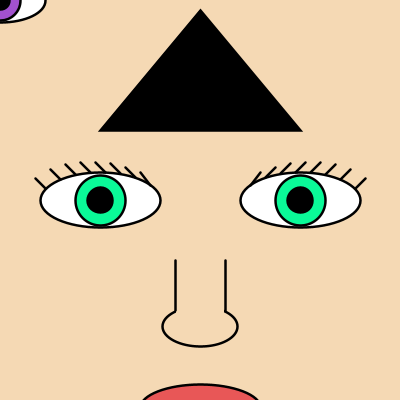
Frame 1 (no input)
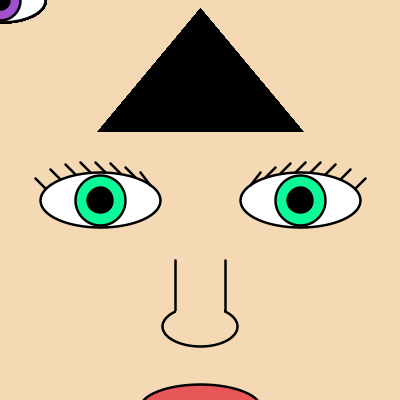
Frame 60 (the mouse pressed at the canvas centre just before this capture)
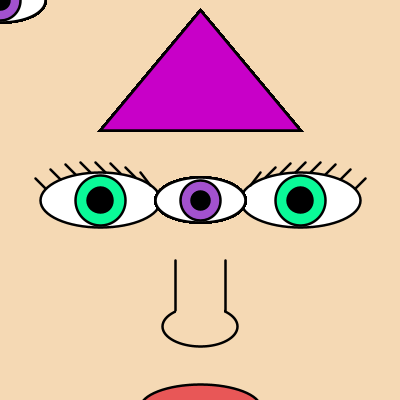
Frame 120 (the mouse held since frame 60 and released just before this capture)

The Processing sketch that drew these frames (run headless with seeded random() and noise(); from frame 60 on, the mouse is pressed at the canvas centre):

// Processing sketch: processing_161683
// ── processing_161683.pde

void setup() {
  size(400, 400);
  background(245, 217, 180);
  strokeWeight(2.5); 
  smooth();

  //left eye
  fill(255);
  ellipse(100, 200, 120, 55);
  //color
  fill(10, 250, 152);
  ellipse(100, 200, 50, 50);
  //pupil
  fill(0);
  ellipse(100, 200, 25, 25);
  //lashes
  line(45, 188, 35, 178);
  line(60, 179, 50, 169);
  line(75, 174, 65, 164); 
  line(90, 172, 80, 162);
  line(105, 172, 95, 162); 
  line(120, 173, 110, 163);
  line(135, 177, 125, 167); 
  line(150, 185, 140, 172);

  //right eye
  fill(255);
  ellipse(300, 200, 120, 55);
  //color
  fill(10, 250, 152);
  ellipse(300, 200, 50, 50);
  //pupil
  fill(0);
  ellipse(300, 200, 25, 25);
  //lashes
  line(250, 185, 260, 172);
  line(265, 177, 275, 167);
  line(280, 173, 290, 163);
  line(295, 172, 305, 162);
  line(310, 172, 320, 162);
  line(325, 174, 335, 164); 
  line(340, 179, 350, 169);
  line(355, 188, 365, 178);

  //nose round
  noFill();
  ellipse(200, 326, 75, 40);
  //dumb nose
  noStroke();
  fill(245, 217, 180);
  rectMode(CORNERS);
  rect(176, 260, 224, 325);
  //nose lines
  stroke(0);
  line(175, 260, 175, 310);
  line(225, 260, 225, 310);

  //mouth
  fill(232, 87, 87);
  ellipse(200, 407, 120, 45);
}


void draw() {
  fill(mouseX,0 ,mouseY);
  triangle(100, 130, 300, 130, 200, 10);

  //third eye
  fill(255);
  ellipse(mouseX, mouseY, 90, 45);
  //color
  fill(162, 81, 206);
  ellipse(mouseX, mouseY, 40, 40);
  //pupil
  fill(0);
  ellipse(mouseX, mouseY, 18, 18);
}

void mousePressed() {
  fill(245, 217, 180);
  //left eye
  ellipse(100, 200, 120, 55);

  //right eye
  ellipse(300, 200, 120, 55); 
}

void mouseReleased(){
  //left eye
  fill(255);
  ellipse(100, 200, 120, 55);
  //color
  fill(10, 250, 152);
  ellipse(100, 200, 50, 50);
  //pupil
  fill(0);
  ellipse(100, 200, 25, 25);
  
   //right eye
  fill(255);
  ellipse(300, 200, 120, 55);
  //color
  fill(10, 250, 152);
  ellipse(300, 200, 50, 50);
  //pupil
  fill(0);
  ellipse(300, 200, 25, 25);
}
